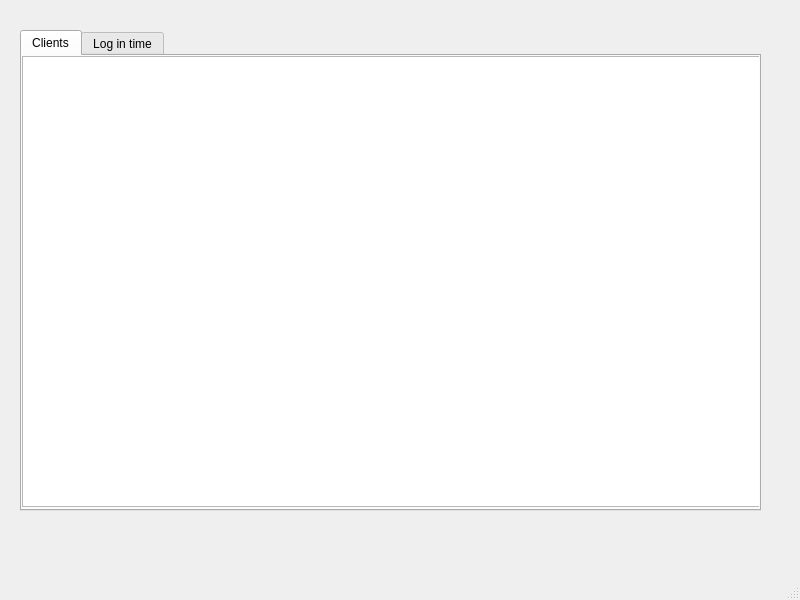
<?xml version="1.0" encoding="UTF-8"?>
<ui version="4.0">
 <class>MainWindow</class>
 <widget class="QMainWindow" name="MainWindow">
  <property name="geometry">
   <rect>
    <x>0</x>
    <y>0</y>
    <width>800</width>
    <height>600</height>
   </rect>
  </property>
  <property name="windowTitle">
   <string>Server</string>
  </property>
  <widget class="QWidget" name="centralwidget">
   <widget class="QTabWidget" name="tabWidget">
    <property name="geometry">
     <rect>
      <x>20</x>
      <y>30</y>
      <width>741</width>
      <height>481</height>
     </rect>
    </property>
    <property name="currentIndex">
     <number>0</number>
    </property>
    <widget class="QWidget" name="tab">
     <attribute name="title">
      <string>Clients</string>
     </attribute>
     <widget class="QListWidget" name="listWidget">
      <property name="geometry">
       <rect>
        <x>0</x>
        <y>0</y>
        <width>741</width>
        <height>451</height>
       </rect>
      </property>
     </widget>
    </widget>
    <widget class="QWidget" name="tab_3">
     <attribute name="title">
      <string>Log in time</string>
     </attribute>
     <widget class="QListWidget" name="listWidget_3">
      <property name="geometry">
       <rect>
        <x>0</x>
        <y>0</y>
        <width>741</width>
        <height>451</height>
       </rect>
      </property>
     </widget>
    </widget>
   </widget>
  </widget>
  <widget class="QStatusBar" name="statusbar"/>
  <action name="actionSettings">
   <property name="text">
    <string>Settings</string>
   </property>
  </action>
 </widget>
 <resources/>
 <connections/>
</ui>
